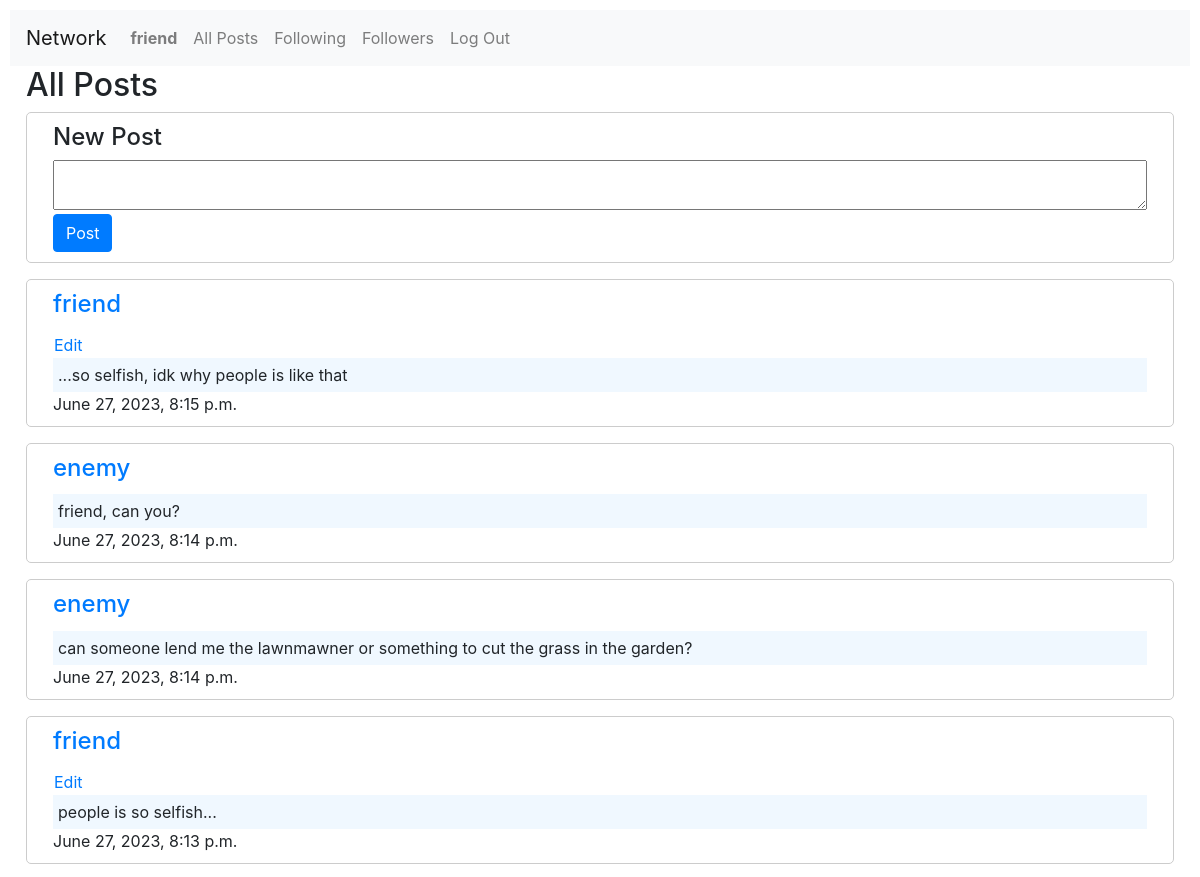
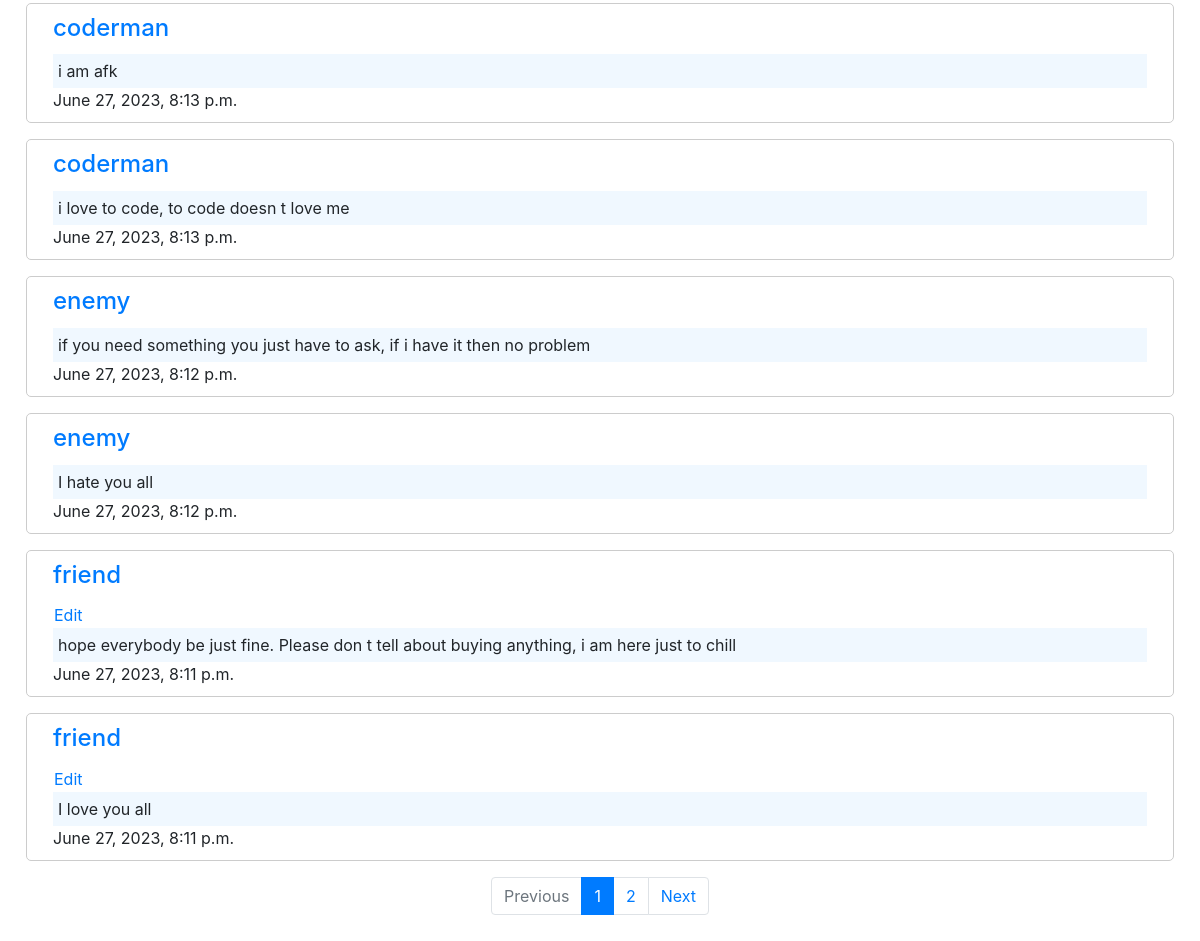
/ (signed in), run on the app's committed database (2 pictures, top to bottom).
### network/models.py (models this page shows)
class User(AbstractUser):
    pass

class Post(models.Model):
    user = models.ForeignKey(
        User, on_delete=models.CASCADE, default=None, related_name="post"
    )
    created_at = models.DateTimeField(default=timezone.now)
    text = models.TextField(default="")

### network/views.py (the view)
# urls.py: path("", views.index, name="index"),
def index(request):
    allPosts = Post.objects.all().order_by("-created_at")
    paginator = Paginator(allPosts, 10)
    page_number = request.GET.get("page")
    page_obj = paginator.get_page(page_number)
    return render(request, "network/index.html", {"page_obj": page_obj})

### network/templates/network/index.html (shortened to what this page needs)
{% extends "network/layout.html" %}
{% block body %}
<h2 class="ml-3">All Posts</h2>
<div>
    {% if user.is_authenticated %}
    <div class="new-post">
        <h4 class="ml-3">New Post</h4>
        <form method="post" id='post-form' class="form-inline" action="{% url 'newPost' %}">
            <div class="w-100">
                <div class="form-group ">
                    <textarea id="post-textarea" class="w-100 pl-3 pr-3 ml-3 mr-3" type="text" name="post"
                        value=""></textarea>
                </div>
                <div class="form-group mt-1 ml-3">
                    <input class="btn btn-primary" type="submit" value="Post" />
                </div>
            </div>
        </form>
    </div>
    {% endif %}
    {% for post in page_obj%}
    <div class="card-body new-post mt-3">
        <a class="user-link" href="{% url 'profile' post.user %}">
            <h4 class=" card-title ml-3">{{post.user}}</h4>
        </a>
        {% if user.is_authenticated %}
        {% if request.user == post.user%}
        <br />
        <button class="btn btn-link ml-3" onclick="showAlert('{{post.text}}')">Edit</button>
        {% endif %}
        {% endif %}
        <p class="card-text ml-3 mr-3 text">{{post.text}}</p>
        <p class="card-text ml-3">{{post.created_at}}</p>
    </div>
    {% endfor %}
    {% include 'network/pagination.html' %}
</div>
{% endblock %}

### network/templates/network/layout.html (shortened to what this page needs)
{% load static %}
<!DOCTYPE html>
<html lang="en">
<head>
    <link rel="stylesheet" href="https://stackpath.bootstrapcdn.com/bootstrap/4.4.1/css/bootstrap.min.css"
>
    <link href="{% static 'network/styles.css' %}" rel="stylesheet">
</head>
<body>
    <nav class="navbar navbar-expand-lg navbar-light bg-light">
        <a class="navbar-brand" href="#">Network</a>
        <div>
            <ul class="navbar-nav mr-auto">
                {% if user.is_authenticated %}
                <li class="nav-item">
                    <a class="nav-link" href="{% url 'profile' user.username %}">
                        <strong>{{ user.username }}</strong>
                    </a>
                </li>
                {% endif %}
                <li class="nav-item">
                    <a class="nav-link" href="{% url 'index' %}">All Posts</a>
                </li>
                {% if user.is_authenticated %}
                <li class="nav-item">
                    <a class="nav-link" href="{% url 'following' %}">Following</a>
                </li>
                <li class="nav-item">
                    <a class="nav-link" href="{% url 'followers' %}">Followers</a>
                </li>
                <li class="nav-item">
                    <a class="nav-link" href="{% url 'logout' %}">Log Out</a>
                </li>
                {% endif %}
            </ul>
        </div>
    </nav>
    <div class="body">
        {% block body %}
        {% endblock %}
    </div>
</body>
</html>

### network/static/network/styles.css (style rules this page uses)
:root { --blue-main-color: #007bff; }
body { padding: 10px; }
.new-post { border: 1px solid #ccc; padding: 10px; margin: 0 1rem; border-radius: 5px; }
.form-group textarea { height: 50px; line-height: 40px; }
.btn.btn-link, .btn.btn-link:hover, .btn.btn-link:active, .btn.btn-link:visited { text-decoration: none; padding: 0; }
p { margin-bottom: 0; }
.card-text.text { background-color: aliceblue; padding: 5px 5px; }
.user-link { display: inline-block; text-decoration: none !important; }

### data on the page
User: username "friend"
Post: user "friend", text "...so selfish, idk why people is like that", created_at "June 27, 2023, 8:15 p.m."
Post: user "enemy", text "friend, can you?", created_at "June 27, 2023, 8:14 p.m."
Post: user "enemy", text "can someone lend me the lawnmawner or something to cut the grass in the garden?", created_at "June 27, 2023, 8:14 p.m."
Post: user "friend", text "people is so selfish...", created_at "June 27, 2023, 8:13 p.m."
Post: user "coderman", text "i am afk", created_at "June 27, 2023, 8:13 p.m."
Post: user "coderman", text "i love to code, to code doesn t love me", created_at "June 27, 2023, 8:13 p.m."
Post: user "enemy", text "if you need something you just have to ask, if i have it then no problem", created_at "June 27, 2023, 8:12 p.m."
Post: user "enemy", text "I hate you all", created_at "June 27, 2023, 8:12 p.m."
Post: user "friend", text "hope everybody be just fine. Please don t tell about buying anything, i am here just to chill", created_at "June 27, 2023, 8:11 p.m."
Post: user "friend", text "I love you all", created_at "June 27, 2023, 8:11 p.m."

### other printed values
{{ i }} "1"
{{ i }} "2"
